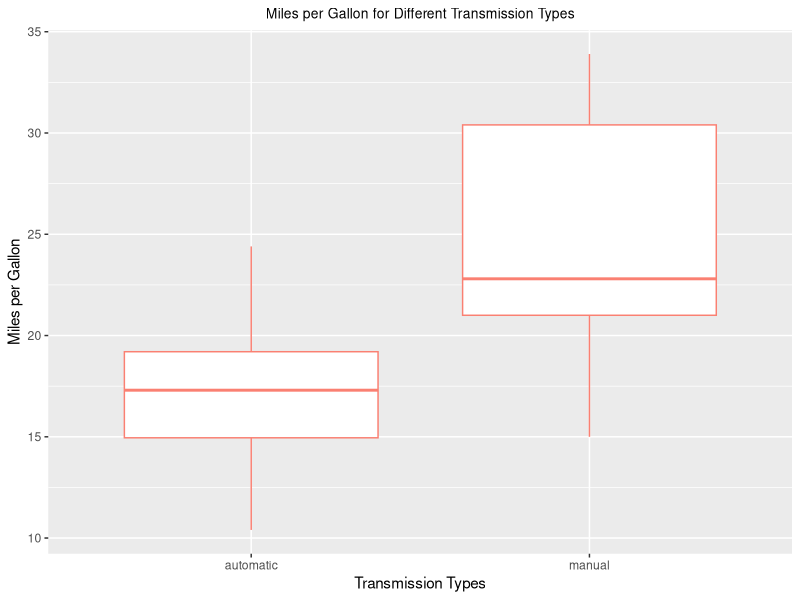
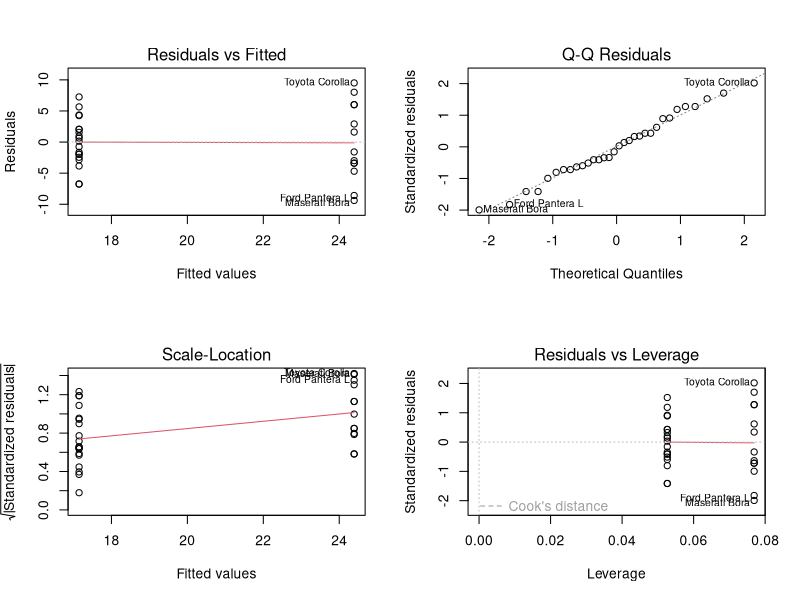
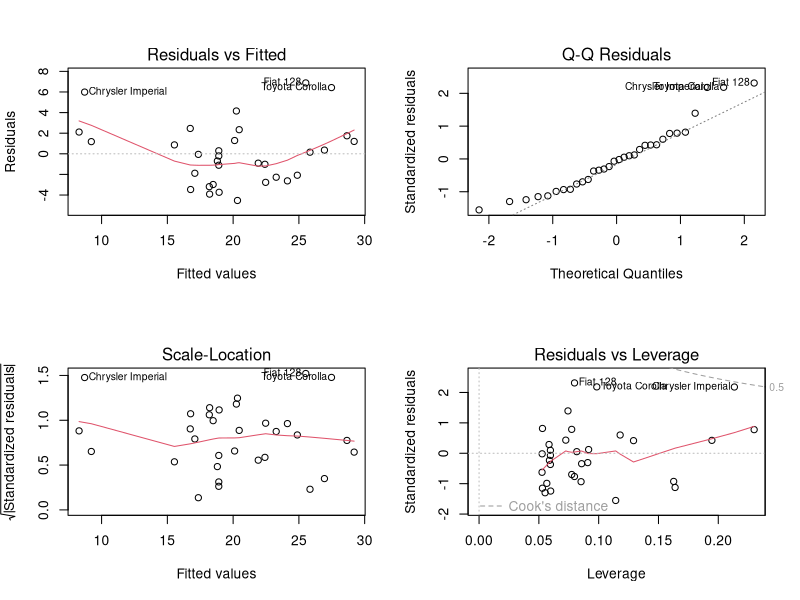

Generate these figures, in order, with R:
## ---- chunk 1
data(mtcars)
## ---- chunk 2
with(mtcars, t.test(x = mpg[am == 0], y = mpg[am == 1], alternative = "two.sided"))
## ---- chunk 3
m1 <- lm(mpg ~ factor(am), data = mtcars)
summary(m1)
## ---- chunk 4
c <- with(mtcars, cor(wt, am))
m2 <- lm(mpg ~ factor(am) + wt, data = mtcars)
summary(m2)
anova(m1, m2)
## ---- chunk 5
for (i in 1:nrow(mtcars)) {
  if (mtcars$am[i] == 0) {
    mtcars$am1[i] = "automatic"
  } else {
    mtcars$am1[i] = "manual"
  }
}
## ---- chunk 6
require(ggplot2)
ggplot(data = mtcars, aes(y = mpg, x = factor(am1))) +
  geom_boxplot(col = "salmon") +
  labs(title = "Miles per Gallon for Different Transmission Types", 
       x = "Transmission Types", y = "Miles per Gallon") +
  theme(plot.title = element_text(hjust = 0.5, size = 10))
diff.m <- median(mtcars$mpg[mtcars$am1 == "manual"]) - 
  median(mtcars$mpg[mtcars$am1 == "automatic"])
## ---- chunk 7
par(mfrow = c(2,2))
plot(m1)
par(mfrow = c(2,2))
plot(m2)
